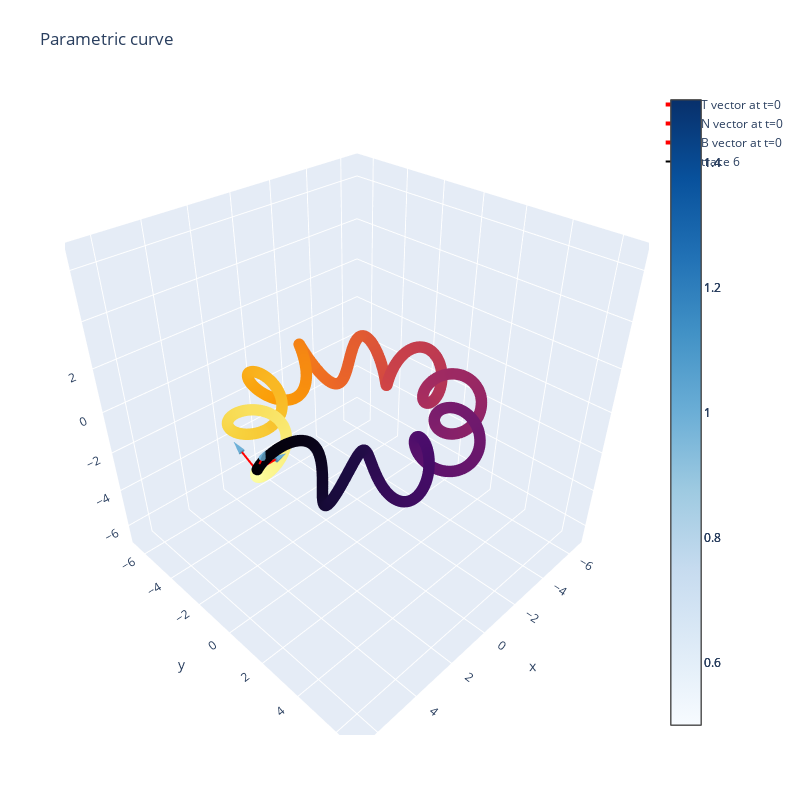

Notebook code for this chart:
### Code cell
#add the T, N and B vectors at t=0
fig1  = plot_arrow_plotly(start, start + T0, name='T vector at t=0')
data1 = plot_arrow_plotly(start, start + N0, retrieve_fig=False, name='N vector at t=0')
data2 = plot_arrow_plotly(start, start + B0, retrieve_fig=False, name='B vector at t=0')

fig1.add_trace(data1[0])
fig1.add_trace(data1[1])
fig1.add_trace(data2[0])
fig1.add_trace(data2[1])

# 3D plot of the parametric curve, as a line, colored as a parameter of t 
# with the colorbar showing the values of t
fig1.add_trace(go.Scatter3d(x=alpha_vals[0],
                           y=alpha_vals[1],
                           z=alpha_vals[2],
                           marker=dict(size=4,
                                       color=t_vals,
                                       colorscale='inferno',),
                           line=dict(color=t_vals,
                                     colorscale='inferno',
                                     width=2), 
                          ))

fig1.update_layout(title='Parametric curve',
                  scene=dict(xaxis_title='x',
                             yaxis_title='y',
                             zaxis_title='z'), 
                  width=800,
                  height=800, 
                  margin=dict(l=65, r=50, b=65, t=90), 
                  scene_aspectmode='cube',)

#update the limits of the axis
fig1.update_layout(scene=dict(xaxis=dict(range=[-7, 7],), 
                             yaxis=dict(range=[-7, 7],), 
                             zaxis=dict(range=[-7, 7],), 
                            ))

### Figure 1 — Plotly figure (JSON) as saved in the notebook; plotly's stock layout.template omitted (floating-point values rounded to 4 significant figures; data arrays with more than 128 entries replaced by an {"elided": "..."} marker saying what was removed)
{"data": [{"colorscale": [[0, "rgb(247,251,255)"], [0.125, "rgb(222,235,247)"], [0.25, "rgb(198,219,239)"], [0.375, "rgb(158,202,225)"], [0.5, "rgb(107,174,214)"], [0.625, "rgb(66,146,198)"], [0.75, "rgb(33,113,181)"], [0.875, "rgb(8,81,156)"], [1, "rgb(8,48,107)"]], "name": "T vector at t=0", "sizemode": "absolute", "sizeref": 0.5, "type": "cone", "u": [0], "v": [0.4472], "w": [0.8944], "x": [5], "y": [0.4472], "z": [0.8944]}, {"line": {"color": "red", "width": 4}, "mode": "lines", "name": "T vector at t=0", "type": "scatter3d", "x": [5, 5], "y": [0, 0.4472], "z": [0, 0.8944]}, {"colorscale": [[0, "rgb(247,251,255)"], [0.125, "rgb(222,235,247)"], [0.25, "rgb(198,219,239)"], [0.375, "rgb(158,202,225)"], [0.5, "rgb(107,174,214)"], [0.625, "rgb(66,146,198)"], [0.75, "rgb(33,113,181)"], [0.875, "rgb(8,81,156)"], [1, "rgb(8,48,107)"]], "name": "N vector at t=0", "sizemode": "absolute", "sizeref": 0.5, "type": "cone", "u": [-1], "v": [0], "w": [0], "x": [4], "y": [0], "z": [0]}, {"line": {"color": "red", "width": 4}, "mode": "lines", "name": "N vector at t=0", "type": "scatter3d", "x": [5, 4], "y": [0, 0], "z": [0, 0]}, {"colorscale": [[0, "rgb(247,251,255)"], [0.125, "rgb(222,235,247)"], [0.25, "rgb(198,219,239)"], [0.375, "rgb(158,202,225)"], [0.5, "rgb(107,174,214)"], [0.625, "rgb(66,146,198)"], [0.75, "rgb(33,113,181)"], [0.875, "rgb(8,81,156)"], [1, "rgb(8,48,107)"]], "name": "B vector at t=0", "sizemode": "absolute", "sizeref": 0.5, "type": "cone", "u": [0], "v": [-0.8944], "w": [0.4472], "x": [5], "y": [-0.8944], "z": [0.4472]}, {"line": {"color": "red", "width": 4}, "mode": "lines", "name": "B vector at t=0", "type": "scatter3d", "x": [5, 5], "y": [0, -0.8944], "z": [0, 0.4472]}, {"line": {"color": {"elided": "1000 float values"}, "colorscale": [[0, "#000004"], [0.1111, "#1b0c41"], [0.2222, "#4a0c6b"], [0.3333, "#781c6d"], [0.4444, "#a52c60"], [0.5556, "#cf4446"], [0.6667, "#ed6925"], [0.7778, "#fb9b06"], [0.8889, "#f7d13d"], [1, "#fcffa4"]], "width": 2}, "marker": {"color": {"elided": "1000 float values"}, "colorscale": [[0, "#000004"], [0.1111, "#1b0c41"], [0.2222, "#4a0c6b"], [0.3333, "#781c6d"], [0.4444, "#a52c60"], [0.5556, "#cf4446"], [0.6667, "#ed6925"], [0.7778, "#fb9b06"], [0.8889, "#f7d13d"], [1, "#fcffa4"]], "size": 4}, "type": "scatter3d", "x": {"elided": "1000 float values"}, "y": {"elided": "1000 float values"}, "z": {"elided": "1000 float values"}}], "layout": {"height": 800, "margin": {"b": 65, "l": 65, "r": 50, "t": 90}, "scene": {"aspectmode": "cube", "xaxis": {"range": [-7, 7], "title": {"text": "x"}}, "yaxis": {"range": [-7, 7], "title": {"text": "y"}}, "zaxis": {"range": [-7, 7], "title": {"text": "z"}}}, "title": {"text": "Parametric curve"}, "width": 800}}
